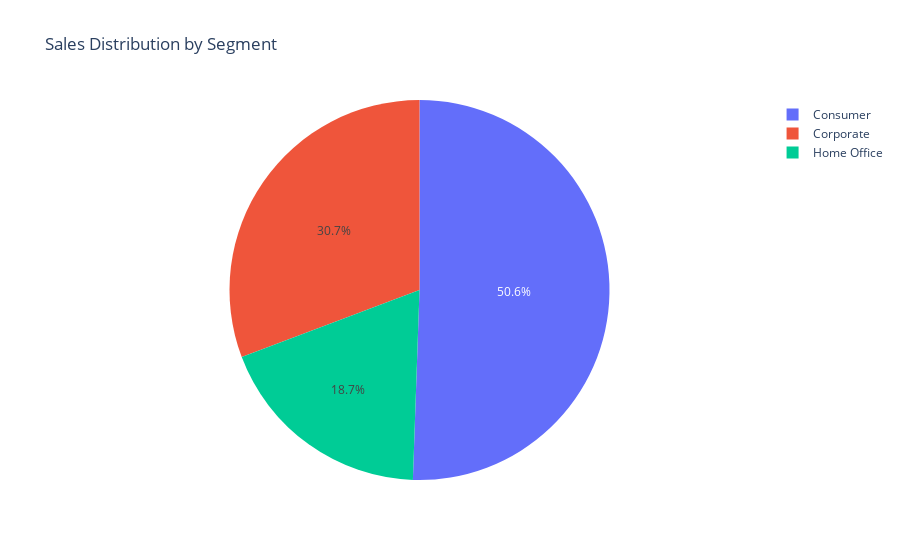

Notebook cell for this chart:
### Markdown cell above
## Insight

* Technology category has the highest total sales (69.7M) and profit (18.5M), making it the most profitable segment.
* Furniture has high sales (61.8M) but relatively lower profit (16M), indicating higher costs or lower margins.
* Office Supplies has moderate sales (59.9M) but still contributes significantly to profit (16.1M).

### Code cell
query = """
    select Segment, sum(sales)*100/(select sum(sales) from superstore_data) as Sales_Distribution
    from superstore_data
    group by 1;
"""

sales_percentage = pd.read_sql(query,engine)

fig = px.pie(sales_percentage, values= "Sales_Distribution", names= "Segment", title = "Sales Distribution by Segment")
fig.show()

### Figure 1 — Plotly figure (JSON) as saved in the notebook; plotly's stock layout.template omitted (floating-point values rounded to 4 significant figures)
{"data": [{"domain": {"x": [0, 1], "y": [0, 1]}, "hovertemplate": "Segment=%{label}<br>Sales_Distribution=%{value}<extra></extra>", "labels": ["Consumer", "Corporate", "Home Office"], "legendgroup": "", "name": "", "showlegend": true, "type": "pie", "values": [50.55, 30.74, 18.7]}], "layout": {"legend": {"tracegroupgap": 0}, "title": {"text": "Sales Distribution by Segment"}}}
